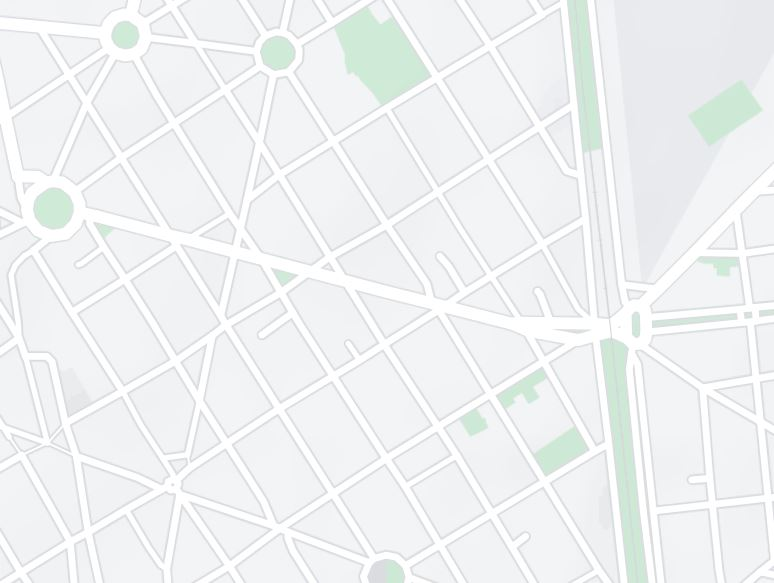
%> input picture Maps/map.JPG, 774 x 583 px
$ octave --eval "result = image2graph('../Maps/map.JPG');"   (GNU Octave 9; MATLAB toolbox functions it lacks are replaced by stand-ins)
%> lines starting %> are read from the running program, lines starting %| are printed output that depends on the picture; in (x1, y1, x2, y2) boxes, pixels count from 0 and x2, y2 are one past the last pixel; in counts of white or black regions, pixels touching at a corner belong together; the program's own positions count from 1
function [G, x, y] = image2graph(imgname)
%> called with imgname = '../Maps/map.JPG'

    clear img
    clear img2
    img = imread(imgname);                  % reads the .jpg image to 3dimensiaonal matrix
%> img is the input picture: size 583x774x3 uint8; mean R, G, B 240, 242.1, 243
                                            % with each layer representing
                                            % RGB respectivily
    [a, b, ~] = size(img);
%> a = 583; b = 774

    for i = 1:a
        for j = 1:b
            if (sum(img(i,j,:)) > 3*252)
                 % White pixel - do what you want to original image
                 img(i,j,:) = [255 255 255]; % make it black, for example
            else
                img(i,j,:) = [0 0 0];
            end
        end
    end
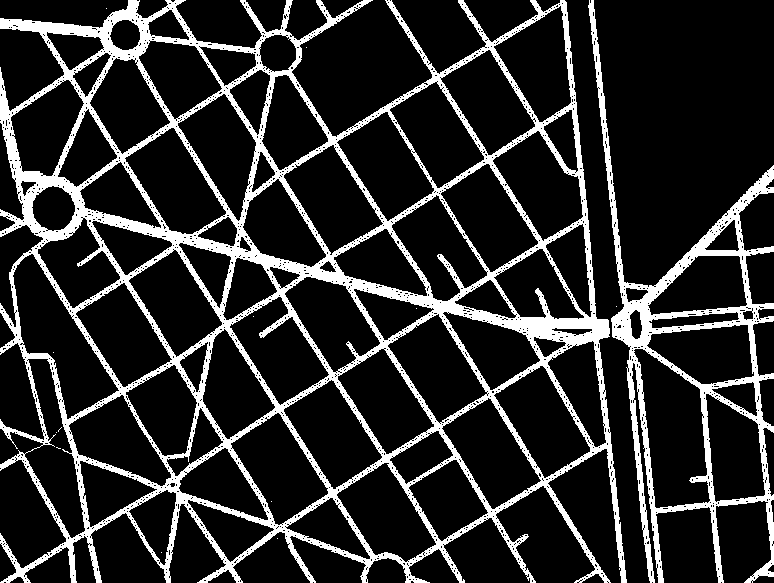
%> img: size 583x774x3 uint8; 16.9% white; 14 white regions (12 under 20 px), largest, box (x1, y1, x2, y2) and area: (0, 0, 627, 583) 62024, (588, 0, 774, 583) 14066

    se = strel('disk',5);
    img2 = imclose(img, se);
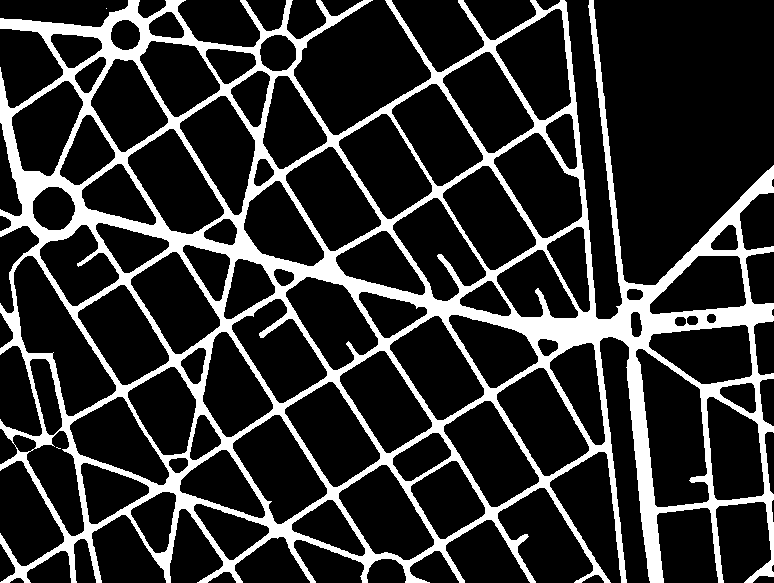
%> img2: size 583x774x3 uint8; 19.1% white; 3 white regions (2 under 20 px), largest, box (x1, y1, x2, y2) and area: (0, 0, 774, 583) 86365
    se = strel('disk',0);
    img2 = imopen(img2,se);


    skel = bwmorph(img2(:, :, 1),...        % gets the skelaton from the weight roads
        'skel', Inf);
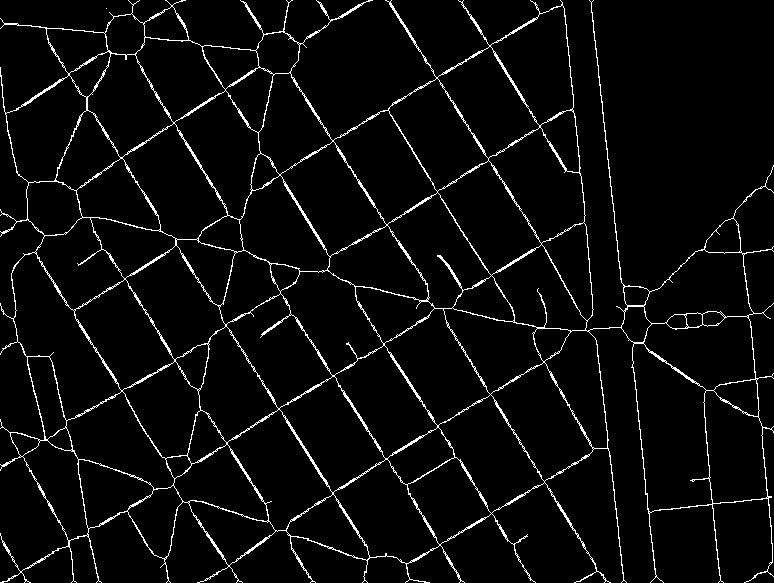
%> skel: size 583x774 logical; 4.4% white in thin lines or dots
                                             %Map (image) to Graph toolbox
%> (the run ends here)
